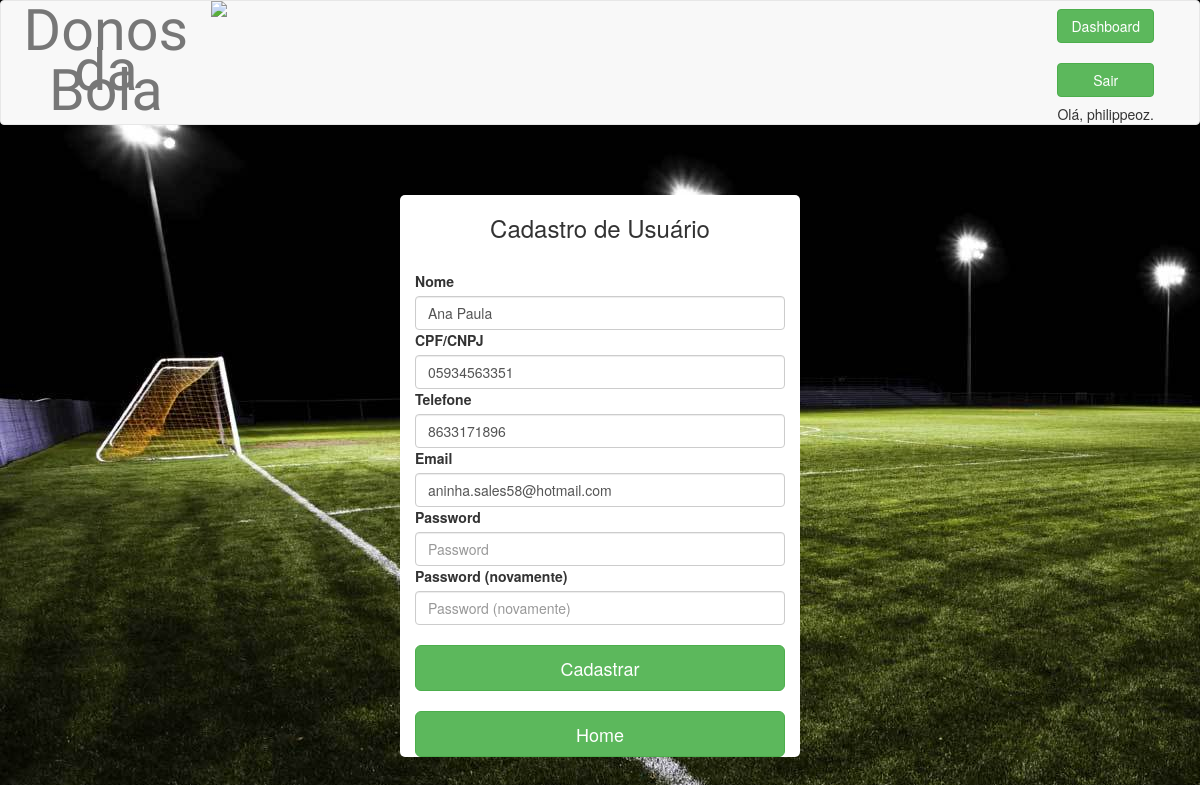
/cliente/1/ (signed in), run on the app's committed database.
### core/models.py (models this page shows, shortened)
class Cliente(AbstractBaseUser):
    nome = models.CharField(max_length=20)
    email = models.EmailField(db_index=True)
    telefone = models.CharField(max_length=15)
    cpf_cnpj = models.CharField(max_length=15)
    joined = models.DateTimeField(auto_now_add=True)
    is_active = models.BooleanField(default=True)
    is_admin = models.BooleanField(default=False)
    USERNAME_FIELD = 'email'
    class Meta:
        unique_together = ('email', 'cpf_cnpj')

### core/views.py (the view)
class ClienteUpdate(UpdateView):
    model = Cliente
    form_class = CadastroClienteForm

### core/forms.py (shortened to what this page needs)
class CadastroClienteForm(forms.ModelForm):
    nome = forms.CharField(widget=forms.TextInput,label="Nome", required=True)
    email = forms.EmailField(widget=forms.TextInput,label="Email", required=True)
    password1 = forms.CharField(widget=forms.PasswordInput,
                                label="Password", required=True)
    password2 = forms.CharField(widget=forms.PasswordInput,
                                label="Password (novamente)", required=True)
    cpf_cnpj = forms.CharField(max_length=15, label="CPF/CNPJ", required=True)
    telefone_regex = RegexValidator(
        regex=r'^\+?1?\d{9,15}$',
        message="Utilize este padrão para o telefone: '+999999999'. Tamanho máximo de 15 dígitos.")
    telefone = forms.CharField(validators=[telefone_regex], max_length=15) # validators precisam ser listas
    class Meta:
        model = Cliente
        fields = ("nome",
                    "cpf_cnpj",
                    "telefone", "email",
                    "password1", "password2",)

### core/templates/core/cliente_form.html (shortened to what this page needs)
{% extends "core/base.html" %}
{% load bootstrap3 %}
{% block bootstrap3_content %}
    <div class="container" style="width: 400px;border: 2x;border-radius: 5px;background-color: #ffffff">
    <div class="login-form" >
     <center><h3>Cadastro de Usuário</h3></center></br>
    <form method="POST">
        {% bootstrap_form form %}
        <br>{% buttons %}
        <input type="submit" value="Cadastrar" class="btn btn-success btn-lg btn-block">
        {% endbuttons %}
    </form><br>
     {% buttons %}
        <a href="/"><input type="submit" value="Home" class="btn btn-success btn-lg btn-block"></a>
        {% endbuttons %}
    </div>
    </div>
{% endblock %}

### core/templates/core/base.html (shortened to what this page needs)
{% load staticfiles %}
{% load bootstrap3 %}
<!DOCTYPE html>
<html lang="pt-br" class="no-js">
<head>
    <link rel="stylesheet" href="/static/css/assets/bootstrap/css/bootstrap.css">
    <link rel="stylesheet" href="/static/css/assets/fontawesome/css/font-awesome.css">
    <link rel="stylesheet" href="/static/css/assets/gridloading/css/component.css">
    <link rel="stylesheet" href="/static/css/assets/animate.css" >
    <link rel="stylesheet" href="/static/css/custom.css">
    {% bootstrap_css %}
</head>
<body>
<nav class="navbar navbar-default" style="height: 125px;">
    <div class="container-fluid" >
        <div class="row">
            <div class="col-xs-12">
                <div class="col-xs-2">
                    <div class="navbar-header">
                       <a class="navbar-brand" href="/" style="font-family: Baloo Da;font-size: 410%;text-align: center;"><br>Donos</br></br>da Bola </a>
                    </div>
                </div>
                <div class="col-xs-6">
                        <a class="navbar-brand" href="/" >
                            <img src="http://www.clipartkid.com/images/99/flaming-soccer-ball-pictures-flaming-soccer-ball-by-rildraw-d47q1j3-qi5d0g-clipart.png" width="50">
                        </a>
                </div>
                <div class="col-xs-4">
                    <div class="collapse navbar-collapse" id="bs-example-navbar-collapse-1">
                        <div class="navbar-form navbar-right">
                        {% if user.is_authenticated %}
                        <a href="/accounts/profile"><button type="submit" class="btn btn-success btn-block">Dashboard</button></a><br>
                        <a href="/logout/"><button type="submit" class="btn btn-success btn-block">Sair</button></a>
                        <h5 align="center">Olá, {{ user.username }}.</h5>
                        {% else %}
                            <a href="/cliente/add"><button type="submit" class="btn btn-success btn-block">Cadastrar</button></a></br>
                            <a href="/login/"><button type="submit" class="btn btn-success btn-block">Login</button></a>
                        {% endif %}
                        </div>
                    </div>
                </div>
                </div>
            </div>
        </div>
</nav>
<div id="portfolio_eventos" class="portfolio spacer">
{% block bootstrap3_content %}
{% endblock %}
</div>
</body>
</html>

### static/css/custom.css (style rules this page uses)
body { background-color:#fff;font:normal 16px/22px Lato;color:#555; }
h1,h2,h3,h4,h5,h6 { font-family: Lato;margin: 0;padding: 0; }
h3 { font-weight:300;font-size: 35px;line-height:38px;margin-bottom:40px; }
.spacer { padding: 100px 0; }
@media (max-width: 1200px) { h3 { font-size: 25px;margin-bottom: 30px; } }
@media (max-width: 1200px) { .spacer { padding: 70px 0; } }
nav.navbar.navbar-default { margin-bottom: 0px; }
body { background: url('images/bg.jpg') fixed; }
a.navbar-brand { padding: 0px; }
body form .form-group { margin-bottom: 0px; }

### data on the page
Cliente: nome "Ana Paula", cpf_cnpj "05934563351", telefone "8633171896", email "aninha.sales58@hotmail.com"

### other printed values
{{ user.username }} "philippeoz"
